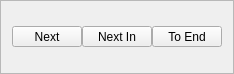
<?xml version="1.0" encoding="UTF-8"?>
<ui version="4.0">
 <class>DebugToolBar</class>
 <widget class="QFrame" name="DebugToolBar">
  <property name="geometry">
   <rect>
    <x>0</x>
    <y>0</y>
    <width>226</width>
    <height>74</height>
   </rect>
  </property>
  <property name="windowTitle">
   <string>Form</string>
  </property>
  <property name="frameShape">
   <enum>QFrame::StyledPanel</enum>
  </property>
  <layout class="QHBoxLayout" name="horizontalLayout">
   <property name="spacing">
    <number>0</number>
   </property>
   <property name="topMargin">
    <number>0</number>
   </property>
   <property name="bottomMargin">
    <number>0</number>
   </property>
   <item>
    <widget class="QToolButton" name="toolStepOver">
     <property name="minimumSize">
      <size>
       <width>70</width>
       <height>0</height>
      </size>
     </property>
     <property name="maximumSize">
      <size>
       <width>70</width>
       <height>16777215</height>
      </size>
     </property>
     <property name="text">
      <string>Next</string>
     </property>
     <property name="icon">
      <iconset resource="resources.qrc">
       <normaloff>:/images/actions/debug-step-over.svg</normaloff>:/images/actions/debug-step-over.svg</iconset>
     </property>
     <property name="iconSize">
      <size>
       <width>32</width>
       <height>32</height>
      </size>
     </property>
     <property name="toolButtonStyle">
      <enum>Qt::ToolButtonTextUnderIcon</enum>
     </property>
    </widget>
   </item>
   <item>
    <widget class="QToolButton" name="toolStepInto">
     <property name="minimumSize">
      <size>
       <width>70</width>
       <height>0</height>
      </size>
     </property>
     <property name="maximumSize">
      <size>
       <width>70</width>
       <height>16777215</height>
      </size>
     </property>
     <property name="text">
      <string>Next In</string>
     </property>
     <property name="icon">
      <iconset resource="resources.qrc">
       <normaloff>:/images/actions/debug-step-into.svg</normaloff>:/images/actions/debug-step-into.svg</iconset>
     </property>
     <property name="iconSize">
      <size>
       <width>32</width>
       <height>32</height>
      </size>
     </property>
     <property name="toolButtonStyle">
      <enum>Qt::ToolButtonTextUnderIcon</enum>
     </property>
    </widget>
   </item>
   <item>
    <widget class="QToolButton" name="toolRunToEnd">
     <property name="minimumSize">
      <size>
       <width>70</width>
       <height>0</height>
      </size>
     </property>
     <property name="maximumSize">
      <size>
       <width>70</width>
       <height>16777215</height>
      </size>
     </property>
     <property name="text">
      <string>To End</string>
     </property>
     <property name="icon">
      <iconset resource="resources.qrc">
       <normaloff>:/images/actions/debug-step-over.svg</normaloff>:/images/actions/debug-step-over.svg</iconset>
     </property>
     <property name="iconSize">
      <size>
       <width>32</width>
       <height>32</height>
      </size>
     </property>
     <property name="toolButtonStyle">
      <enum>Qt::ToolButtonTextUnderIcon</enum>
     </property>
    </widget>
   </item>
  </layout>
 </widget>
 <resources>
  <include location="resources.qrc"/>
 </resources>
 <connections/>
</ui>
